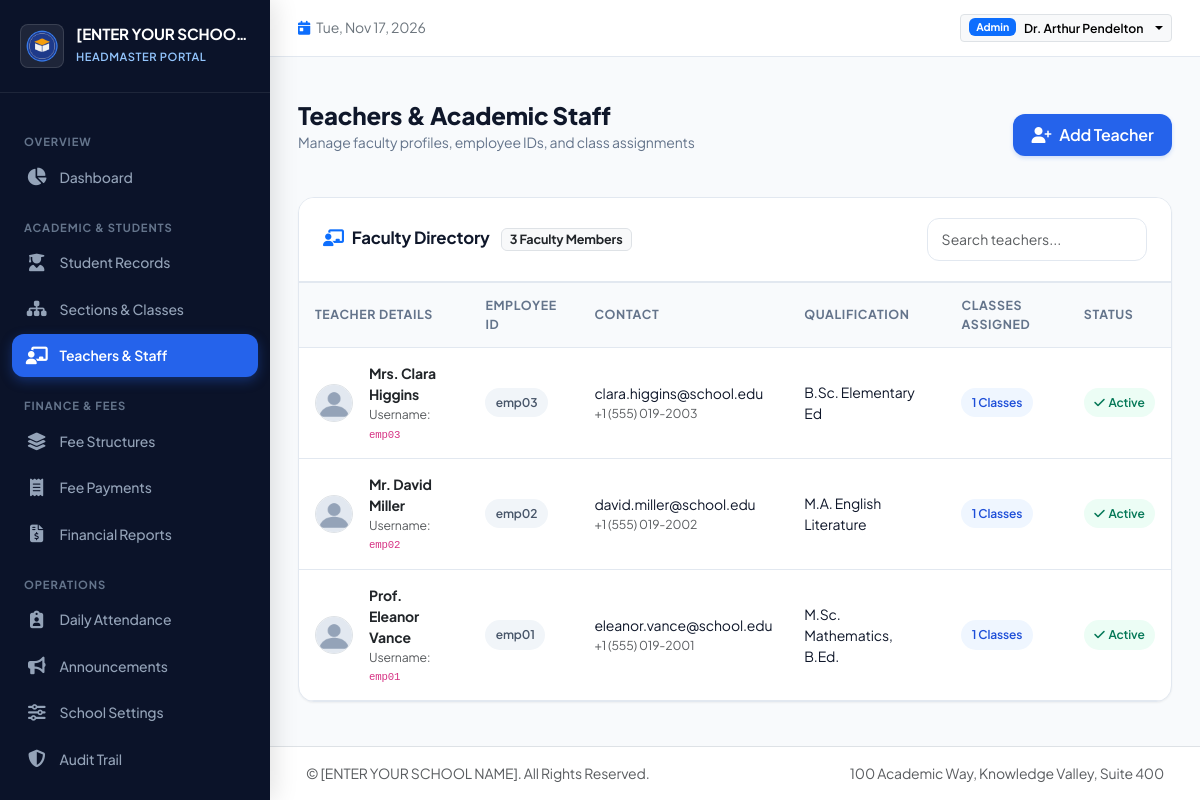
The page /admin/teachers (signed in) on the database its author committed.
### tables this page shows
CREATE TABLE school_settings (
        id INTEGER PRIMARY KEY,
        school_name TEXT NOT NULL DEFAULT '[ENTER YOUR SCHOOL NAME]',
        school_address TEXT DEFAULT '',
        school_phone TEXT DEFAULT '',
        school_email TEXT DEFAULT '',
        school_website TEXT DEFAULT '',
        headmaster_name TEXT DEFAULT '',
        currency_symbol TEXT DEFAULT '$',
        logo_path TEXT DEFAULT '',
        updated_at TIMESTAMP DEFAULT CURRENT_TIMESTAMP
    );

CREATE TABLE users (
        id INTEGER PRIMARY KEY AUTOINCREMENT,
        username TEXT NOT NULL UNIQUE,
        password_hash TEXT NOT NULL,
        role TEXT NOT NULL CHECK(role IN ('admin', 'teacher', 'student')),
        full_name TEXT NOT NULL,
        email TEXT DEFAULT '',
        phone TEXT DEFAULT '',
        is_active INTEGER DEFAULT 1,
        created_at TIMESTAMP DEFAULT CURRENT_TIMESTAMP
    );

CREATE TABLE teachers (
        id INTEGER PRIMARY KEY AUTOINCREMENT,
        user_id INTEGER UNIQUE REFERENCES users(id) ON DELETE SET NULL,
        employee_id TEXT NOT NULL UNIQUE,
        full_name TEXT NOT NULL,
        email TEXT DEFAULT '',
        phone TEXT DEFAULT '',
        qualification TEXT DEFAULT '',
        photo_path TEXT DEFAULT '',
        joining_date DATE,
        status TEXT DEFAULT 'Active' CHECK(status IN ('Active', 'Archived', 'Inactive'))
    );

### routes/admin.py (the view)
@admin_bp.route('/teachers')
def teachers():
    db = get_db()
    teachers_list = db.execute("""
        SELECT t.*, u.username,
               (SELECT COUNT(DISTINCT class_id) FROM teacher_class_assignments WHERE teacher_id = t.id) as assigned_classes_count
        FROM teachers t
        LEFT JOIN users u ON t.user_id = u.id
        ORDER BY t.id DESC;
    """).fetchall()
    return render_template('admin/teachers_list.html', settings=get_school_settings(), teachers=teachers_list)

### models.py (called while the page is built, shortened)
def get_db():
    if 'db' not in g:
        db_path = current_app.config.get('DATABASE_PATH', Config.DATABASE_PATH)
        g.db = sqlite3.connect(db_path)
        g.db.row_factory = sqlite3.Row
        g.db.execute("PRAGMA foreign_keys = ON;")
    return g.db

def get_school_settings():
    db = get_db()
    row = db.execute("SELECT * FROM school_settings WHERE id = 1;").fetchone()
    if row:
        return dict(row)

    @property
    def is_active(self):
        return self._is_active

    @staticmethod
    def get_by_id(user_id):
        db = get_db()
        cursor = db.execute("SELECT * FROM users WHERE id = ?", (user_id,))
        row = cursor.fetchone()
        if not row:
            return None
        return User._build_from_row(row)

### routes/admin.py (called while the page is built)
@admin_bp.before_request
@login_required
@admin_required
def admin_before_request():
    pass

### templates/admin/teachers_list.html (shortened to what this page needs)
{% extends "base.html" %}
{% block content %}
<div class="page-header">
  <div>
    <h2 class="page-title">Teachers & Academic Staff</h2>
    <p class="page-subtitle">Manage faculty profiles, employee IDs, and class assignments</p>
  </div>
  <div>
    <a href="{{ url_for('admin.teacher_create') }}" class="btn btn-primary-custom d-flex align-items-center gap-2">
      <i class="fa-solid fa-user-plus"></i>
      <span>Add Teacher</span>
    </a>
  </div>
</div>
<div class="card-custom">
  <div class="card-custom-header">
    <h5 class="card-custom-title">
      <i class="fa-solid fa-chalkboard-user text-primary me-2"></i>Faculty Directory
      <span class="badge bg-light text-dark border ms-2">{{ teachers|length }} Faculty Members</span>
    </h5>
    <input type="text" id="tableQuickSearch" class="form-control form-control-sm" placeholder="Search teachers..." style="width: 220px;">
  </div>
  <div class="table-responsive p-0">
    <table class="table-custom filterable-table mb-0">
      <thead>
        <tr>
          <th>Teacher Details</th>
          <th>Employee ID</th>
          <th>Contact</th>
          <th>Qualification</th>
          <th>Classes Assigned</th>
          <th>Status</th>
        </tr>
      </thead>
      <tbody>
        {% for t in teachers %}
          <tr>
            <td>
              <div class="d-flex align-items-center gap-3">
                <img src="{% if t.photo_path %}{{ url_for('static', filename=t.photo_path) }}{% else %}{{ url_for('static', filename='images/default_avatar.png') }}{% endif %}"
                     alt="Photo" class="rounded-circle border" style="width: 38px; height: 38px; object-fit: cover;">
                <div>
                  <div class="fw-bold text-dark">{{ t.full_name }}</div>
                  <div class="text-muted small">Username: <code>{{ t.username }}</code></div>
                </div>
              </div>
            </td>
            <td><span class="badge-custom badge-secondary">{{ t.employee_id }}</span></td>
            <td>
              <div>{{ t.email or '-' }}</div>
              <div class="text-muted small">{{ t.phone or '-' }}</div>
            </td>
            <td>{{ t.qualification or 'Not specified' }}</td>
            <td>
              <span class="badge-custom badge-primary">
                {{ t.assigned_classes_count }} Classes
              </span>
            </td>
            <td>
              {% if t.status == 'Active' %}
                <span class="badge-custom badge-success"><i class="fa-solid fa-check"></i> Active</span>
              {% else %}
                <span class="badge-custom badge-secondary">{{ t.status }}</span>
              {% endif %}
            </td>
          </tr>
        {% endfor %}
      </tbody>
    </table>
  </div>
</div>
{% endblock %}

### templates/base.html (shortened to what this page needs)
<!DOCTYPE html>
<html lang="en">
<head>
  <link href="https://cdn.jsdelivr.net/npm/bootstrap@5.3.3/dist/css/bootstrap.min.css" rel="stylesheet">
  <link rel="stylesheet" href="https://cdnjs.cloudflare.com/ajax/libs/font-awesome/6.5.1/css/all.min.css">
  <link rel="stylesheet" href="{{ url_for('static', filename='css/style.css') }}">
</head>
<body>
  <div class="app-wrapper">
    <aside class="sidebar">
      <div class="sidebar-header">
        <img src="{% if school_settings.logo_path %}{{ url_for('static', filename=school_settings.logo_path) }}{% else %}{{ url_for('static', filename='images/default_logo.png') }}{% endif %}"
             alt="School Logo" class="school-brand-logo">
        <div class="school-brand-info">
          <h1 class="school-brand-name" title="{{ school_settings.school_name }}">{{ school_settings.school_name }}</h1>
          <span class="school-brand-badge">
            {% if current_user.role == 'admin' %}Headmaster Portal
            {% elif current_user.role == 'teacher' %}Teacher Portal
            {% elif current_user.role == 'student' %}Student Portal
            {% else %}Portal{% endif %}
          </span>
        </div>
      </div>
      <div class="sidebar-nav">
        {% if current_user.role == 'admin' %}
          <div class="nav-section-title">Overview</div>
          <a href="{{ url_for('admin.dashboard') }}" class="sidebar-link {% if request.endpoint == 'admin.dashboard' %}active{% endif %}">
            <i class="fa-solid fa-chart-pie"></i>
            <span>Dashboard</span>
          </a>
          <div class="nav-section-title">Academic & Students</div>
          <a href="{{ url_for('admin.students') }}" class="sidebar-link {% if request.endpoint in ['admin.students', 'admin.student_create', 'admin.student_view', 'admin.student_edit'] %}active{% endif %}">
            <i class="fa-solid fa-user-graduate"></i>
            <span>Student Records</span>
          </a>
          <a href="{{ url_for('admin.sections_classes') }}" class="sidebar-link {% if request.endpoint == 'admin.sections_classes' %}active{% endif %}">
            <i class="fa-solid fa-sitemap"></i>
            <span>Sections & Classes</span>
          </a>
          <a href="{{ url_for('admin.teachers') }}" class="sidebar-link {% if request.endpoint in ['admin.teachers', 'admin.teacher_create'] %}active{% endif %}">
            <i class="fa-solid fa-chalkboard-user"></i>
            <span>Teachers & Staff</span>
          </a>
          <div class="nav-section-title">Finance & Fees</div>
          <a href="{{ url_for('admin.fee_structures') }}" class="sidebar-link {% if request.endpoint == 'admin.fee_structures' %}active{% endif %}">
            <i class="fa-solid fa-layer-group"></i>
            <span>Fee Structures</span>
          </a>
          <a href="{{ url_for('admin.payments') }}" class="sidebar-link {% if request.endpoint in ['admin.payments', 'admin.payment_receipt'] %}active{% endif %}">
            <i class="fa-solid fa-receipt"></i>
            <span>Fee Payments</span>
          </a>
          <a href="{{ url_for('admin.fee_reports') }}" class="sidebar-link {% if request.endpoint == 'admin.fee_reports' %}active{% endif %}">
            <i class="fa-solid fa-file-invoice-dollar"></i>
            <span>Financial Reports</span>
          </a>
          <div class="nav-section-title">Operations</div>
          <a href="{{ url_for('admin.attendance') }}" class="sidebar-link {% if request.endpoint == 'admin.attendance' %}active{% endif %}">
            <i class="fa-solid fa-clipboard-user"></i>
            <span>Daily Attendance</span>
          </a>
          <a href="{{ url_for('admin.notices') }}" class="sidebar-link {% if request.endpoint == 'admin.notices' %}active{% endif %}">
            <i class="fa-solid fa-bullhorn"></i>
            <span>Announcements</span>
          </a>
          <a href="{{ url_for('admin.settings') }}" class="sidebar-link {% if request.endpoint == 'admin.settings' %}active{% endif %}">
            <i class="fa-solid fa-sliders"></i>
            <span>School Settings</span>
          </a>
          <a href="{{ url_for('admin.audit_logs') }}" class="sidebar-link {% if request.endpoint == 'admin.audit_logs' %}active{% endif %}">
            <i class="fa-solid fa-shield-halved"></i>
            <span>Audit Trail</span>
          </a>
        {% endif %}
      </div>
    </aside>
    <div class="main-wrapper">
      <header class="topbar">
        <div class="d-flex align-items-center gap-3">
          <div class="d-none d-md-block text-secondary small">
            <i class="fa-solid fa-calendar-day me-1 text-primary"></i>
            <span id="currentDateDisplay">Today</span>
          </div>
        </div>
        <div class="d-flex align-items-center gap-3">
          <div class="dropdown">
            <button class="btn btn-light btn-sm border dropdown-toggle d-flex align-items-center gap-2" type="button" data-bs-toggle="dropdown">
              <span class="badge bg-primary text-capitalize">{{ current_user.role }}</span>
              <span class="fw-semibold small d-none d-sm-inline">{{ current_user.full_name }}</span>
            </button>
          </div>
        </div>
      </header>
      <div class="container-fluid px-4 pt-3">
      </div>
      <main class="content-area">
        {% block content %}{% endblock %}
      </main>
      <footer class="bg-white border-top py-3 px-4 text-center text-muted small mt-auto">
        <div class="container-fluid d-flex flex-column flex-sm-row justify-content-between align-items-center gap-2">
          <span>&copy; {{ school_settings.school_name }}. All Rights Reserved.</span>
          <span>{{ school_settings.school_address }}</span>
        </div>
      </footer>
    </div>
  </div>
</body>
</html>

### rows shown on the page
school_settings: school_name "[ENTER YOUR SCHOO…", school_name "[ENTER YOUR SCHOOL NAME]", school_address "100 Academic Way, Knowledge Valley, Suite 400"
users: role "Admin", full_name "Dr. Arthur Pendelton"
teachers: full_name "Mrs. Clara Higgins", username "emp03", employee_id "emp03", email "clara.higgins@school.edu", phone "+1 (555) 019-2003", qualification "B.Sc. Elementary Ed", assigned_classes_count "1", status "Active" (drawn)
teachers: full_name "Mr. David Miller", username "emp02", employee_id "emp02", email "david.miller@school.edu", phone "+1 (555) 019-2002", qualification "M.A. English Literature", assigned_classes_count "1", status "Active" (drawn)
teachers: full_name "Prof. Eleanor Vance", username "emp01", employee_id "emp01", email "eleanor.vance@school.edu", phone "+1 (555) 019-2001", qualification "M.Sc. Mathematics, B.Ed.", assigned_classes_count "1", status "Active" (drawn)

### other values the page prints
{{ teachers|length }} "3"
